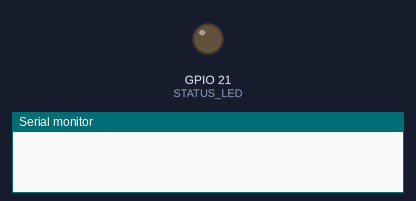
Simulated run of this sketch. Board: ESP32. On the bench: output pins drawn as LEDs (lit = HIGH), the last lines printed to the serial monitor. WiFi joins after 1.5 s; servers stay silent unless stated; no CAN messages arrive unless stated.

Above: at 0.1 s.
At 2.9 s:
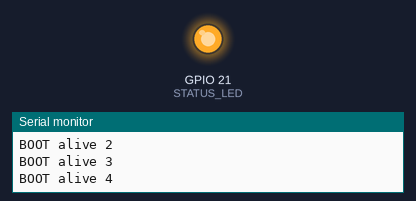
Timing chart, 0 to 4.5 s (numbered marks = the images above):
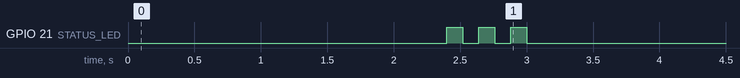

The sketch:

m5canBridge.ino
```cpp
#include <Arduino.h>
#include "driver/twai.h"
#include <WiFi.h>
#include <WiFiUdp.h>

// ---------- WIFI CONFIG ----------
static const char* WIFI_SSID     = "braydonxps";
static const char* WIFI_PASSWORD = "chimichanga";
static const IPAddress LAPTOP_IP(192, 168, 137, 1);
static const uint16_t UDP_PORT   = 5005;
// --------------------------------

static WiFiUDP udp;
static bool udp_ready = false;

#pragma pack(push, 1)
struct udp_can_frame {
    uint64_t timestamp_ms;
    uint32_t can_id;
    uint8_t dlc;
    uint8_t data[8];
};
#pragma pack(pop)

// ---------- CONFIG ----------
static const gpio_num_t TWAI_TX_GPIO = GPIO_NUM_8;
static const gpio_num_t TWAI_RX_GPIO = GPIO_NUM_4;
static const int STATUS_LED = 21;
static constexpr uint32_t HEARTBEAT_PERIOD_MS = 1000U;
static constexpr uint8_t CAN_BROADCAST = 0xFF;
static constexpr uint8_t ADCS_ID = 0x04;
static constexpr uint8_t COMMS_ID = 0x03;
static constexpr uint8_t CDH_ID = 0x01;
static constexpr uint8_t EPS_ID = 0x02;
static constexpr uint8_t SOLAR_ID = 0x08;
static constexpr uint8_t CLS_HEARTBEAT = 0x00;
static constexpr uint8_t CLS_COMMAND = 0x02;
static constexpr uint8_t OP_HEARTBEAT = 0x30;
static constexpr uint8_t OP_SET_MAG_DIPOLE = 0x51;
static constexpr uint8_t OP_SET_EPS_LOAD = 0x52;
static constexpr uint8_t PRIO_LOW = 6;
static constexpr twai_mode_t TWAI_RUN_MODE = TWAI_MODE_NORMAL;  // ACK-capable node.
static constexpr bool ENABLE_TX_TEST = false;
static constexpr bool ENABLE_SOLAR_MAG_TEST = true;
static constexpr bool ENABLE_EPS_LOAD_TEST = true;
static constexpr bool ENABLE_LOCAL_GPIO_LOOPBACK_TEST = false;   // Only true for raw GPIO test.
static constexpr uint8_t TX_TARGET_MOTOR = 1;                    // 1..4, or 0 for all motors.
static constexpr int16_t TX_RPM_REF_LOW = 1200;                  // Signed RPM command.
static constexpr int16_t TX_RPM_REF_HIGH = 5000;                 // Signed RPM command.
static constexpr uint32_t TX_RPM_SWITCH_MS = 5000;               // Toggle command every 5 seconds.
static constexpr uint32_t SOLAR_CMD_PERIOD_MS = 1000U;
static constexpr int16_t SOLAR_TEST_MX = -32767;                 // -X command
static constexpr int16_t SOLAR_TEST_MY = -32767;                 // -Y command
static constexpr int16_t SOLAR_TEST_MZ = 0;                      // Z ignored by Solar board
static constexpr uint8_t EPS_TEST_LOAD_INDEX = 7U;
static constexpr uint8_t EPS_TEST_LOAD_INDEX_2 = 3U;
// ----------------------------

static const char* twai_mode_name() {
    switch (TWAI_RUN_MODE) {
        case TWAI_MODE_NORMAL: return "NORMAL / ACKING";
        case TWAI_MODE_NO_ACK: return "NO_ACK TEST";
        case TWAI_MODE_LISTEN_ONLY: return "LISTEN_ONLY";
        default: return "UNKNOWN";
    }
}

static const char* twai_state_name(twai_state_t st) {
    switch (st) {
        case TWAI_STATE_STOPPED: return "STOPPED";
        case TWAI_STATE_RUNNING: return "RUNNING";
        case TWAI_STATE_BUS_OFF: return "BUS_OFF";
        case TWAI_STATE_RECOVERING: return "RECOVERING";
        default: return "UNKNOWN";
    }
}


static bool twai_init() {
    twai_general_config_t g = TWAI_GENERAL_CONFIG_DEFAULT(
        TWAI_TX_GPIO,
        TWAI_RX_GPIO,
        TWAI_RUN_MODE
    );

    g.rx_queue_len = 64;
    g.tx_queue_len = 8;

    twai_timing_config_t t = TWAI_TIMING_CONFIG_500KBITS();
    twai_filter_config_t f = TWAI_FILTER_CONFIG_ACCEPT_ALL();

    if (twai_driver_install(&g, &t, &f) != ESP_OK) {
        Serial.println("TWAI driver install failed");
        return false;
    }

    if (twai_start() != ESP_OK) {
        Serial.println("TWAI start failed");
        return false;
    }

    return true;
}

static bool twai_ensure_running() {
    twai_status_info_t st = {};
    if (twai_get_status_info(&st) != ESP_OK) {
        Serial.println("TWAI status read failed");
        return false;
    }

    if (st.state == TWAI_STATE_RUNNING) {
        return true;
    }

    if (st.state == TWAI_STATE_STOPPED) {
        const esp_err_t ret = twai_start();
        if (ret == ESP_OK) {
            Serial.println("TWAI restarted from STOPPED");
            return true;
        }
        Serial.printf("TWAI restart failed ret=%d\n", (int)ret);
        return false;
    }

    return false;
}

static void print_frame(const twai_message_t& msg) {
    Serial.print("CAN RX | ");

    if (msg.extd) {
        Serial.printf("EXT ID: 0x%08lX ", msg.identifier);
    } else {
        Serial.printf("STD ID: 0x%03lX ", msg.identifier);
    }

    Serial.printf("| DLC: %u | DATA: ", msg.data_length_code);

    for (int i = 0; i < msg.data_length_code; i++) {
        Serial.printf("%02X ", msg.data[i]);
    }

    Serial.println();
}

static void wifi_task() {
    static bool started = false;
    static bool initialized = false;

    if (!started) {
        Serial.printf("Connecting to WiFi '%s'...\n", WIFI_SSID);
        WiFi.mode(WIFI_STA);
        WiFi.begin(WIFI_SSID, WIFI_PASSWORD);
        started = true;
    }

    if (WiFi.status() == WL_CONNECTED && !initialized) {
        Serial.printf("WiFi connected! IP=%s\n",
                      WiFi.localIP().toString().c_str());

        udp.begin(UDP_PORT);
        udp_ready = true;
        initialized = true;
    }
}

static void send_frame_udp(uint32_t can_id, uint8_t dlc, const uint8_t* data) {
    if (!udp_ready) return;

    udp_can_frame pkt = {};
    pkt.timestamp_ms = millis();
    pkt.can_id = can_id;
    pkt.dlc = dlc;

    for (uint8_t i = 0; i < dlc && i < 8; i++) {
        pkt.data[i] = data[i];
    }

    udp.beginPacket(LAPTOP_IP, UDP_PORT);
    udp.write((const uint8_t*)&pkt, sizeof(pkt));
    udp.endPacket();
}

static uint32_t make_can_id(uint8_t prio, uint8_t src, uint8_t dst, uint8_t cls) {
    return (((uint32_t)prio & 0x07U) << 26) |
           (((uint32_t)src  & 0xFFU) << 14) |
           (((uint32_t)dst  & 0xFFU) << 6)  |
           ((uint32_t)cls   & 0x3FU);
}

static void send_bridge_heartbeat() {
    twai_message_t hb = {};
    hb.extd = 1;
    hb.identifier = make_can_id(PRIO_LOW, COMMS_ID, CAN_BROADCAST, CLS_HEARTBEAT);
    hb.data_length_code = 8;
    hb.data[0] = COMMS_ID;
    hb.data[1] = OP_HEARTBEAT;
    hb.data[2] = 0;
    hb.data[3] = 0;
    hb.data[4] = 0;
    hb.data[5] = 0;
    hb.data[6] = 0;
    hb.data[7] = 0;

    const esp_err_t tx_ret = twai_transmit(&hb, pdMS_TO_TICKS(20));
    if (tx_ret != ESP_OK) {
        Serial.printf("CAN TX HEARTBEAT failed ret=%d\n", (int)tx_ret);
    }

    // Mirror heartbeat directly to UDP so the ground station can always show COMMS health.
    send_frame_udp(hb.identifier, hb.data_length_code, hb.data);
}

static void send_solar_mag_test_command() {
    twai_message_t tx = {};
    tx.extd = 1;
    tx.identifier = make_can_id(PRIO_LOW, ADCS_ID, SOLAR_ID, CLS_COMMAND);
    tx.data_length_code = 8;
    tx.data[0] = ADCS_ID;
    tx.data[1] = OP_SET_MAG_DIPOLE;
    tx.data[2] = (uint8_t)((SOLAR_TEST_MX >> 8) & 0xFF);
    tx.data[3] = (uint8_t)(SOLAR_TEST_MX & 0xFF);
    tx.data[4] = (uint8_t)((SOLAR_TEST_MY >> 8) & 0xFF);
    tx.data[5] = (uint8_t)(SOLAR_TEST_MY & 0xFF);
    tx.data[6] = (uint8_t)((SOLAR_TEST_MZ >> 8) & 0xFF);
    tx.data[7] = (uint8_t)(SOLAR_TEST_MZ & 0xFF);

    const esp_err_t tx_ret = twai_transmit(&tx, pdMS_TO_TICKS(20));
    Serial.printf("CAN TX SOLAR MTQ | ret=%d | mx=%d my=%d mz=%d\n",
                  (int)tx_ret, (int)SOLAR_TEST_MX, (int)SOLAR_TEST_MY, (int)SOLAR_TEST_MZ);

    // Mirror command to UDP for UI/log visibility even without local CAN echo.
    send_frame_udp(tx.identifier, tx.data_length_code, tx.data);
}

static void send_eps_load_test_command(bool enable) {
    twai_message_t tx = {};
    tx.extd = 1;
    tx.identifier = make_can_id(PRIO_LOW, CDH_ID, EPS_ID, CLS_COMMAND);
    tx.data_length_code = 8;
    tx.data[0] = CDH_ID;
    tx.data[1] = OP_SET_EPS_LOAD;
    tx.data[2] = EPS_TEST_LOAD_INDEX;      // p2: load index
    tx.data[3] = enable ? 1U : 0U;         // p3: enable flag
    tx.data[4] = 0;
    tx.data[5] = 0;
    tx.data[6] = 0;
    tx.data[7] = 0;

    const esp_err_t tx_ret = twai_transmit(&tx, pdMS_TO_TICKS(20));
    Serial.printf("CAN TX EPS LOAD | ret=%d | load=%u | state=%s\n",
                  (int)tx_ret, (unsigned)EPS_TEST_LOAD_INDEX, enable ? "ON" : "OFF");

    // Mirror command to UDP for UI/log visibility.
    send_frame_udp(tx.identifier, tx.data_length_code, tx.data);
}

void setup() {
    pinMode(STATUS_LED, OUTPUT);
    digitalWrite(STATUS_LED, LOW);

    Serial.begin(115200);
    delay(1200); // Give host monitor time to attach after reset/flash.
    uint32_t serial_wait_start = millis();
    Serial.begin(115200);
    delay(1200);

    Serial.println("\n=== CAN MONITOR MODE ===");
    for (int i = 0; i < 6; i++) {
        digitalWrite(STATUS_LED, !digitalRead(STATUS_LED));
        Serial.printf("BOOT alive %d\n", i);
        delay(120);
    }
    digitalWrite(STATUS_LED, LOW);

    if (!twai_init()) {
        Serial.println("TWAI INIT FAILED");
        // Keep running so serial output proves firmware is alive.
    }

    Serial.printf("TWAI READY (%s)\n", twai_mode_name());
    Serial.printf("TX TEST %s\n", ENABLE_TX_TEST ? "ENABLED" : "DISABLED");
}

void loop() {
    wifi_task();
    twai_message_t msg;
    static uint32_t last_status_ms = 0;
    static uint32_t last_tx_ms = 0;
    static uint32_t last_switch_ms = 0;
    static uint32_t last_alive_ms = 0;
    static uint32_t last_heartbeat_ms = 0;
    static uint32_t last_solar_cmd_ms = 0;
    static int16_t current_rpm_ref = TX_RPM_REF_LOW;
    static bool eps_load_command_sent = false;
    static bool eps_load_command2_sent = false;
    const uint32_t now = millis();

    (void)twai_ensure_running();

    if (now - last_heartbeat_ms >= HEARTBEAT_PERIOD_MS) {
        last_heartbeat_ms = now;
        send_bridge_heartbeat();
    }

    if (ENABLE_TX_TEST && (now - last_switch_ms >= TX_RPM_SWITCH_MS)) {
        last_switch_ms = now;
        current_rpm_ref = (current_rpm_ref == TX_RPM_REF_LOW) ? TX_RPM_REF_HIGH : TX_RPM_REF_LOW;
    }

    if (ENABLE_TX_TEST && (now - last_tx_ms >= 1000U)) {
        last_tx_ms = now;
        twai_message_t tx = {};
        tx.extd = 1;
        tx.identifier = 0x08013FC2;  // prio=2 src=ADCS(0x04) dst=MOTOR(0x05) cls=COMMAND(0x02)
        tx.data_length_code = 8;
        tx.data[0] = 0x04;  // src = ADCS
        tx.data[1] = 0x50;  // op = OP_SET_WHEEL_RPM
        tx.data[2] = TX_TARGET_MOTOR;
        tx.data[3] = (uint8_t)((current_rpm_ref >> 8) & 0xFF);
        tx.data[4] = (uint8_t)(current_rpm_ref & 0xFF);
        tx.data[5] = 0;
        tx.data[6] = 0;
        tx.data[7] = 0;
        const esp_err_t tx_ret = twai_transmit(&tx, pdMS_TO_TICKS(20));
        Serial.printf("CAN TX RPM | ret=%d | motor=%u | rpm=%d\n",
                      (int)tx_ret, (unsigned)TX_TARGET_MOTOR, (int)current_rpm_ref);
    }

    if (ENABLE_SOLAR_MAG_TEST && (now - last_solar_cmd_ms >= SOLAR_CMD_PERIOD_MS)) {
        last_solar_cmd_ms = now;
        send_solar_mag_test_command();
    }

    if (ENABLE_EPS_LOAD_TEST && !eps_load_command_sent) {
        send_eps_load_test_command(true);
        eps_load_command_sent = true;
    }

    if (ENABLE_EPS_LOAD_TEST && !eps_load_command2_sent) {
        twai_message_t tx = {};
        tx.extd = 1;
        tx.identifier = make_can_id(PRIO_LOW, CDH_ID, EPS_ID, CLS_COMMAND);
        tx.data_length_code = 8;
        tx.data[0] = CDH_ID;
        tx.data[1] = OP_SET_EPS_LOAD;
        tx.data[2] = EPS_TEST_LOAD_INDEX_2;   // p2: second load index
        tx.data[3] = 1U;                      // p3: enable
        tx.data[4] = 0;
        tx.data[5] = 0;
        tx.data[6] = 0;
        tx.data[7] = 0;

        const esp_err_t tx_ret = twai_transmit(&tx, pdMS_TO_TICKS(20));
        Serial.printf("CAN TX EPS LOAD | ret=%d | load=%u | state=ON\n",
                      (int)tx_ret, (unsigned)EPS_TEST_LOAD_INDEX_2);
        send_frame_udp(tx.identifier, tx.data_length_code, tx.data);
        eps_load_command2_sent = true;
    }

    // Wait up to 100 ms for a frame so TX test and status logs stay responsive.
    if (twai_receive(&msg, pdMS_TO_TICKS(100)) == ESP_OK) {
       print_frame(msg);
       send_frame_udp(msg.identifier, msg.data_length_code, msg.data);
       digitalWrite(STATUS_LED, !digitalRead(STATUS_LED));
    } else if (now - last_status_ms >= 2000U) {
        last_status_ms = now;
        twai_status_info_t st = {};
        if (twai_get_status_info(&st) == ESP_OK) {
            Serial.printf("CAN idle... state=%s(%d) tx_failed=%lu rx_missed=%lu rx_overrun=%lu\n",
                          twai_state_name(st.state), (int)st.state,
                          (unsigned long)st.tx_failed_count,
                          (unsigned long)st.rx_missed_count,
                          (unsigned long)st.rx_overrun_count);
            if (st.state == TWAI_STATE_BUS_OFF) {
                if (twai_initiate_recovery() == ESP_OK) {
                    Serial.println("TWAI recovery initiated");
                } else {
                    Serial.println("TWAI recovery initiate failed");
                }
            } else if (st.state == TWAI_STATE_STOPPED) {
                if (twai_start() == ESP_OK) {
                    Serial.println("TWAI start requested from STOPPED");
                } else {
                    Serial.println("TWAI start request failed");
                }
            }
        } else {
            Serial.println("CAN idle... (status unavailable)");
        }
    }

    if (now - last_alive_ms >= 3000U) {
        last_alive_ms = now;
        Serial.println("Bridge alive");
    }
}
```
